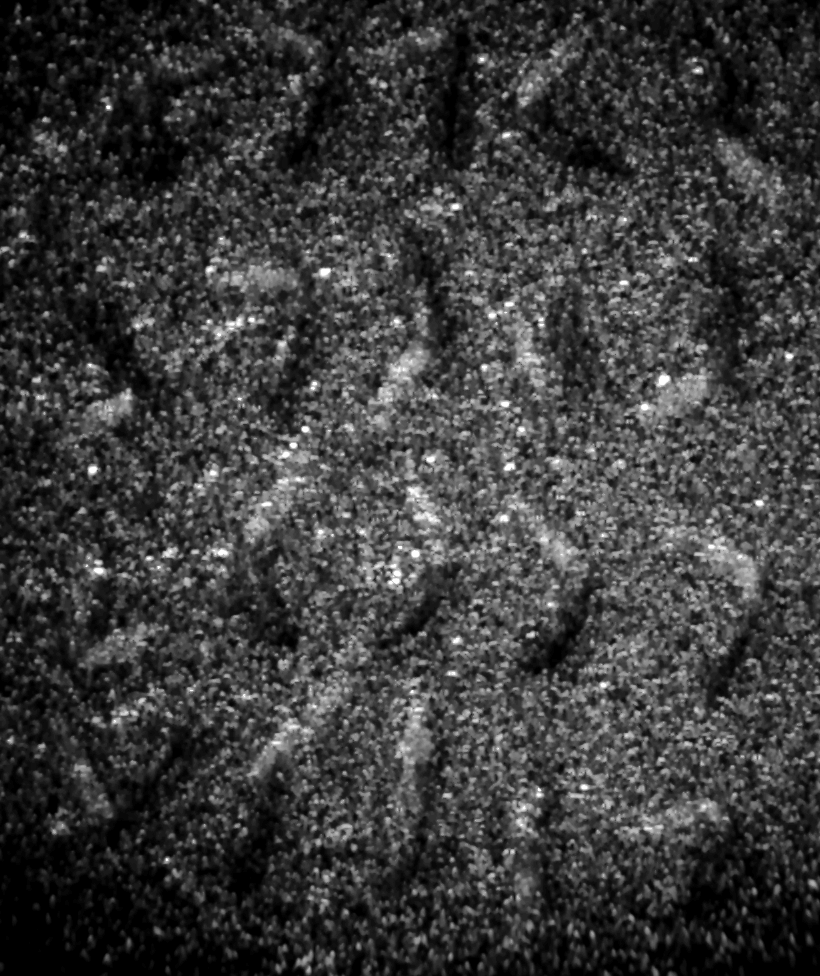
#> input picture image_processing/images/1.bmp, 820 x 976 px
$ python python.py images
#> lines starting #> are read from the running program, lines starting #| are printed output that depends on the picture
"""
Simple laser speckle contrast imaging (LSCI) pipeline.

Usage:
    python lsci_pipeline.py frames_folder [--win 7] [--roi x0 y0 x1 y1]

Put your captured frames (dng/png/tif/bmp/jpg) in one folder, sorted by name.
Requires: numpy scipy pillow matplotlib rawpy
"""
import argparse
from pathlib import Path

import numpy as np
from PIL import Image
from scipy.ndimage import uniform_filter
import matplotlib.pyplot as plt


def load_dng(path):
    """
    Read a DNG as RAW Bayer data (no demosaicing) and return one green
    sample per 2x2 Bayer tile as a float array (H/2, W/2).

    Demosaicing interpolates neighbouring pixels, which correlates them and
    artificially lowers speckle contrast, so we avoid it on purpose.
    """
    import rawpy  # imported here so BMP/PNG users don't need it

    with rawpy.imread(str(path)) as raw:
        mosaic = raw.raw_image_visible.astype(np.float64)
        colors = raw.raw_colors_visible          # 0=R, 1=G, 2=B, 3=G2
        black = float(np.mean(raw.black_level_per_channel))

    mosaic = np.clip(mosaic - black, 0, None)
    h, w = (mosaic.shape[0] // 2) * 2, (mosaic.shape[1] // 2) * 2
    mosaic, colors = mosaic[:h, :w], colors[:h, :w]

    green = (colors == 1)                         # exactly one G per 2x2 tile
    blocks = (mosaic * green).reshape(h // 2, 2, w // 2, 2)
    return blocks.sum(axis=(1, 3))


def load_image(path):
    """Load one frame as a 2D float array."""
    if path.suffix.lower() == ".dng":
        return load_dng(path)
    img = np.asarray(Image.open(path))
    if img.ndim == 3:          # RGB -> keep green channel
        img = img[..., 1]
    return img.astype(np.float64)


def load_frames(folder):
    """Load all images in a folder as a (T, H, W) float array."""
    exts = {".dng", ".png", ".tif", ".tiff", ".bmp", ".jpg", ".jpeg"}
    files = sorted(p for p in Path(folder).iterdir() if p.suffix.lower() in exts)
    if not files:
        raise FileNotFoundError(f"No images found in {folder}")
    frames = [load_image(f) for f in files]
    shapes = {f.shape for f in frames}
    if len(shapes) > 1:
        raise ValueError(f"Frames have different sizes: {shapes}")
    return np.stack(frames)


def spatial_contrast(img, win=7):
    """K = std/mean in a win x win sliding window (fast, vectorized)."""
    mean = uniform_filter(img, win)
    mean_sq = uniform_filter(img ** 2, win)
    var = np.clip(mean_sq - mean ** 2, 0, None)
    return np.sqrt(var) / (mean + 1e-9)


def temporal_contrast(stack):
    """K = std/mean along the time axis, per pixel."""
    return stack.std(axis=0) / (stack.mean(axis=0) + 1e-9)


def flow_index(K):
    """Relative flow index 1/K^2 (NOT absolute blood flow)."""
    return 1.0 / (K ** 2 + 1e-9)


def main():
    ap = argparse.ArgumentParser()
    ap.add_argument("folder")
    ap.add_argument("--win", type=int, default=7, help="odd window size")
    ap.add_argument("--roi", type=int, nargs=4, metavar=("X0", "Y0", "X1", "Y1"))
    ap.add_argument("--out", default="lsci_out")
    args = ap.parse_args()

    stack = load_frames(args.folder)
#> in load_image, img is the input picture: shape (976, 820); min 0, max 254, mean 59.1
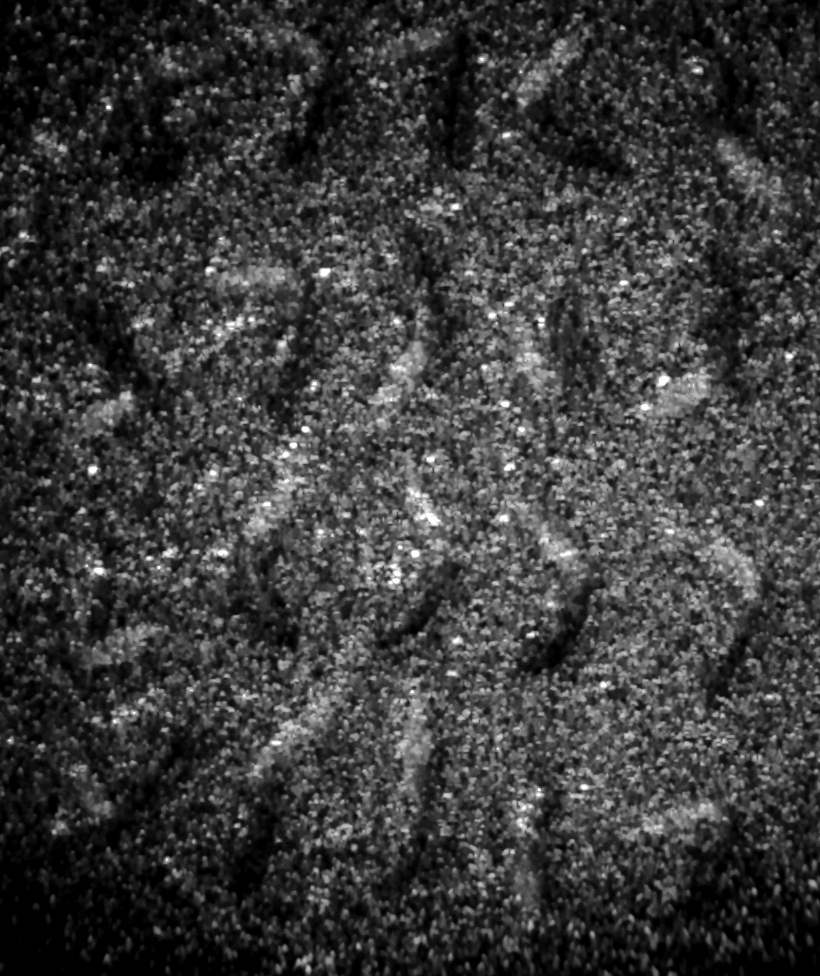
#> input picture image_processing/images/2.bmp, 820 x 976 px
#> in load_image, img is the input picture: shape (976, 820); min 0, max 254, mean 59
#> in load_frames, `frames = [load_image(f) for f in files]`: frames = 2 items
#> in load_frames, `shapes = {f.shape for f in frames}`: shapes = 1 item
    print(f"Loaded {stack.shape[0]} frames of {stack.shape[1]}x{stack.shape[2]}")
#| Loaded 2 frames of 976x820

    # Spatial contrast per frame, then average (reduces noise)
    K_spatial = np.mean([spatial_contrast(f, args.win) for f in stack], axis=0)
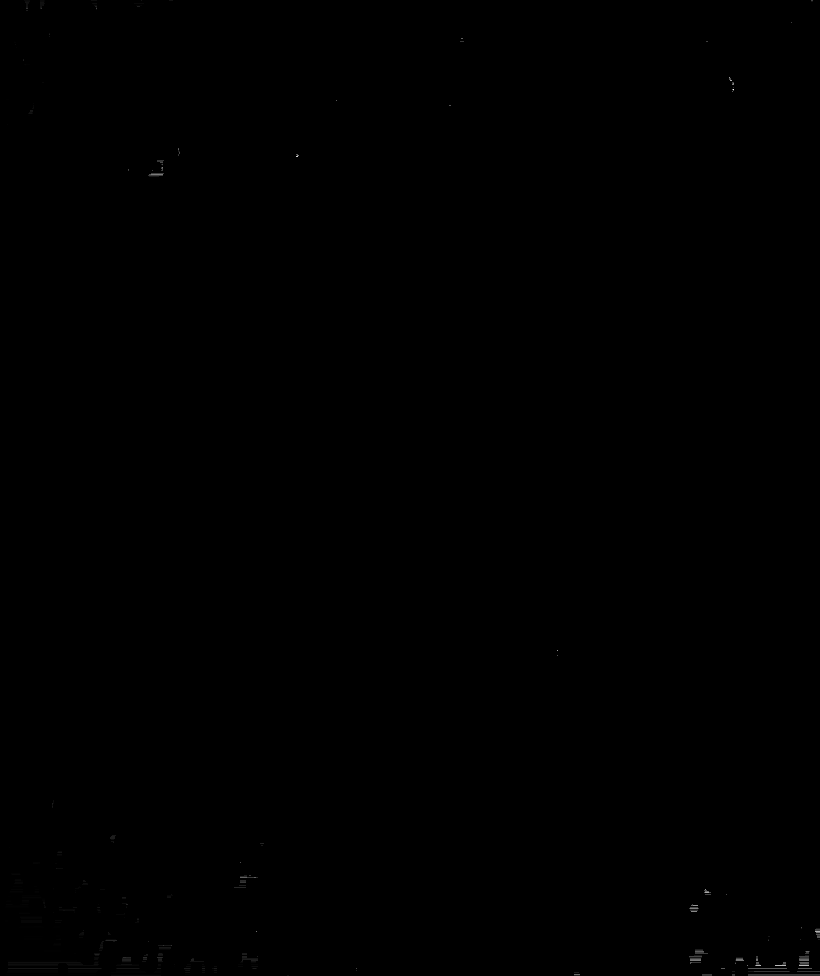
#> K_spatial: shape (976, 820) float64; min 0, max 2765.7, mean 1.7; drawn with min black and max white
    K_temporal = temporal_contrast(stack) if len(stack) > 1 else None
#> in temporal_contrast, `return stack.std(axis=0) / (stack.mean(axis=0) + 1e-9)`:
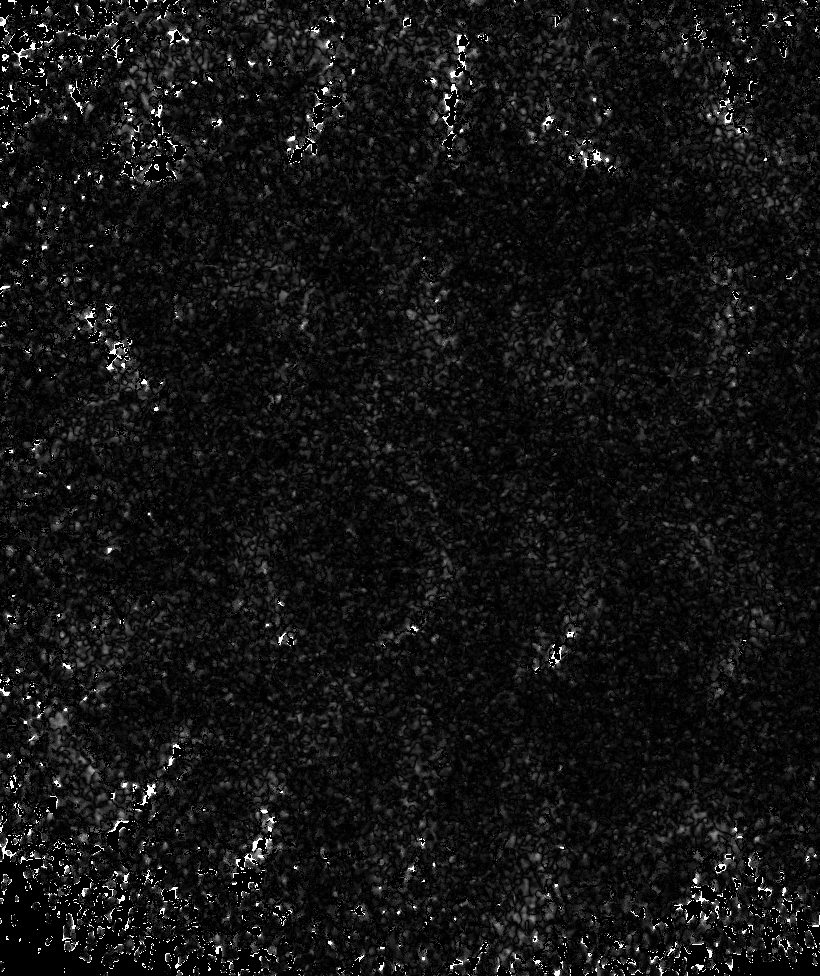
#> returned value: shape (976, 820) float64; min 0, max 1, mean 0.0771

    K = K_spatial
    flow = flow_index(K)

    out = Path(args.out)
    out.mkdir(exist_ok=True)
    np.save(out / "K_spatial.npy", K_spatial)

    fig, axes = plt.subplots(1, 3 if K_temporal is not None else 2,
                             figsize=(14, 5))
    im0 = axes[0].imshow(K, cmap="viridis", vmin=0, vmax=1)
    axes[0].set_title("Spatial contrast K")
    plt.colorbar(im0, ax=axes[0], fraction=0.046)
    hi = np.percentile(flow, 99)
#> hi = 89.46
    im1 = axes[1].imshow(flow, cmap="hot", vmin=0, vmax=hi)
    axes[1].set_title("Relative flow index (1/K²)")
    plt.colorbar(im1, ax=axes[1], fraction=0.046)
    if K_temporal is not None:
        im2 = axes[2].imshow(K_temporal, cmap="viridis", vmin=0, vmax=1)
        axes[2].set_title("Temporal contrast K")
        plt.colorbar(im2, ax=axes[2], fraction=0.046)
    for ax in axes:
        ax.axis("off")
#> this loop made 3 passes

    if args.roi:
        x0, y0, x1, y1 = args.roi
        print(f"ROI mean K = {K[y0:y1, x0:x1].mean():.4f}, "
              f"mean 1/K² = {flow[y0:y1, x0:x1].mean():.2f}")

    plt.tight_layout()
    plt.savefig(out / "lsci_result.png", dpi=150)
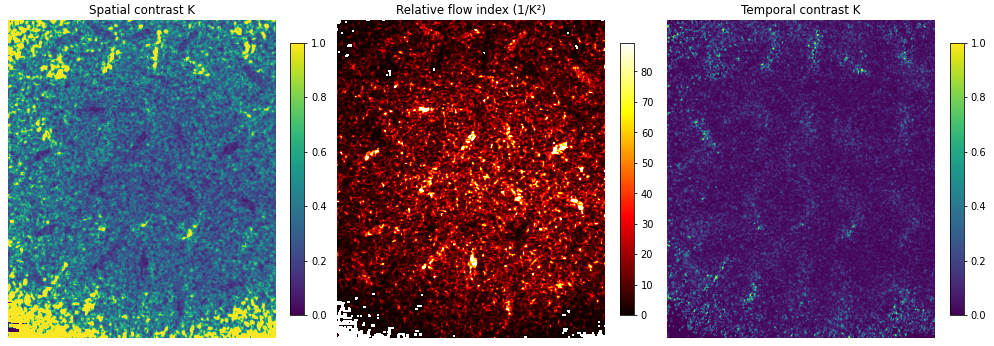
#> figure drawn by matplotlib, 6 panels
    print(f"Saved results to {out}/")


if __name__ == "__main__":
    main()
